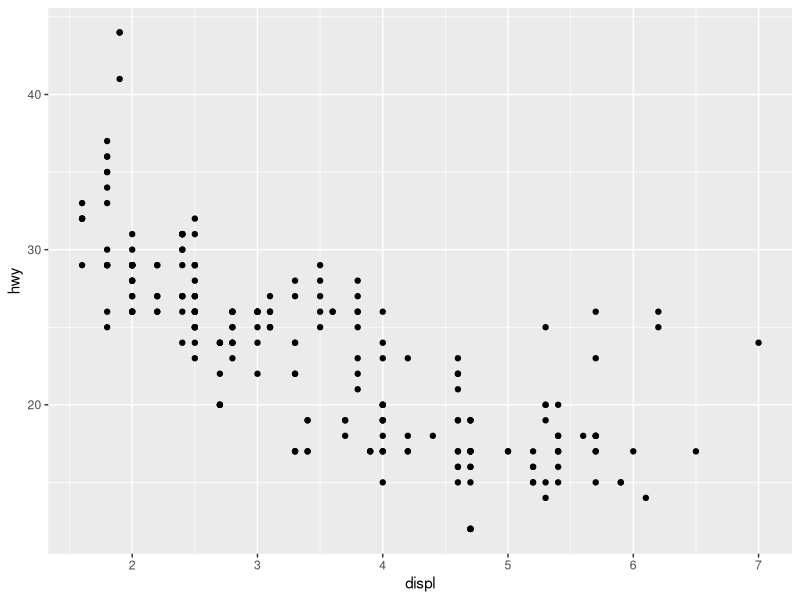
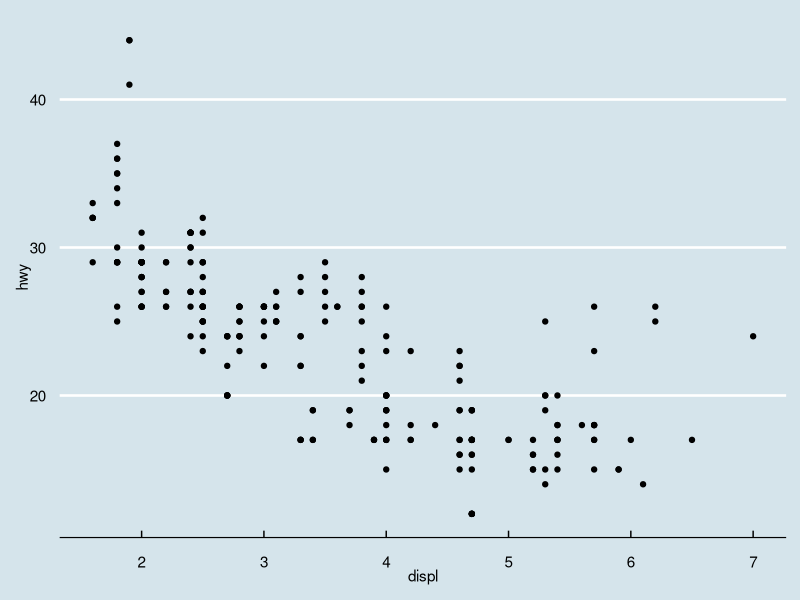
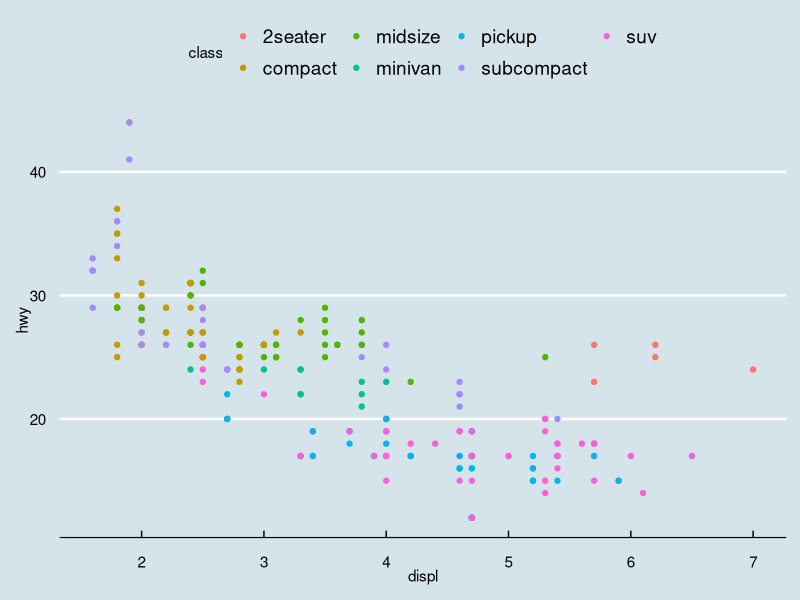
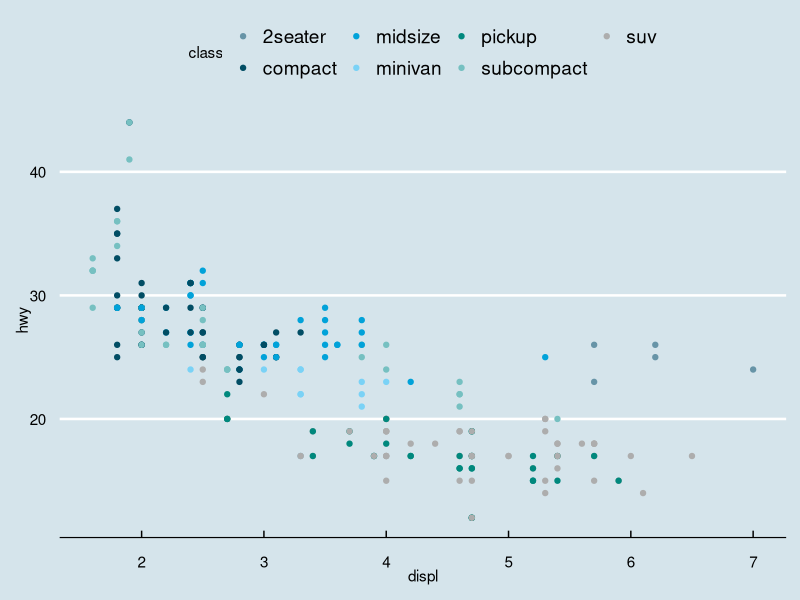
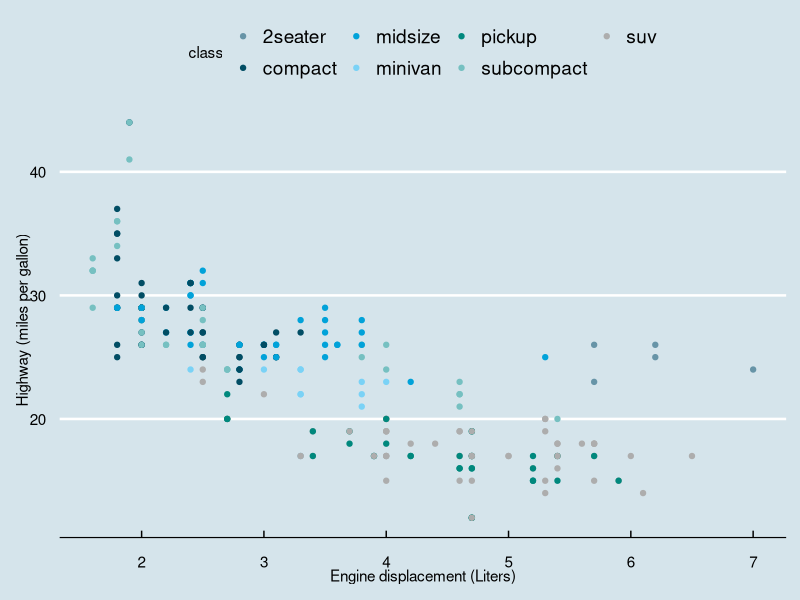

These figures' R source, in order:
## ---- chunk 1
#| label: load tidyverse and ggthemes

library(tidyverse)
library(ggthemes)

## ---- chunk 2
#| label: use mpg data
#| echo: true

head(mpg)

## ---- chunk 3
#| label: fig-basic
#| fig-cap: "Basic scatter plot"
#| echo: true

ggplot(data = mpg) +
  geom_point(aes(x = displ, y = hwy))

## ---- chunk 4
#| label: fig-economist
#| fig-cap: "Basic scatter plot with economist theme"
#| echo: true

ggplot(data = mpg) +
  geom_point(aes(x = displ, y = hwy)) +
  theme_economist()

## ---- chunk 5
#| label: fig-Ecolor
#| fig-cap: "Basic scatter plot with economist theme and colors"
#| echo: true

ggplot(data = mpg) +
  geom_point(aes(x = displ, y = hwy, color = class))+
  theme_economist()

## ---- chunk 6
#| label: fig-econColor
#| fig-cap: "Basic scatter plot with economist theme and colors"
#| echo: true

ggplot(data = mpg) +
  geom_point(aes(x = displ, y = hwy, color = class))+
  theme_economist() +
  scale_color_economist()

## ---- chunk 7
#| label: fig-ecoLabels
#| fig-cap: "Basic scatter plot with economist theme colors and revised labels"
#| echo: true

ggplot(data = mpg) +
  geom_point(aes(x = displ, y = hwy, color = class))+
  theme_economist() +
  scale_color_economist() +
  labs(x = 'Engine displacement (Liters)', y = 'Highway (miles per gallon)')

